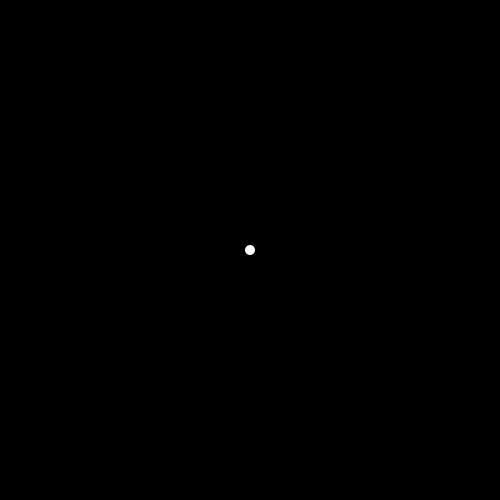
Frame 1 (no input)
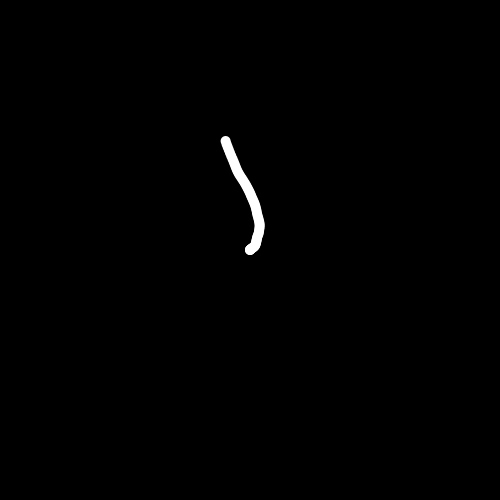
Frame 60 (the mouse pressed at the canvas centre just before this capture)
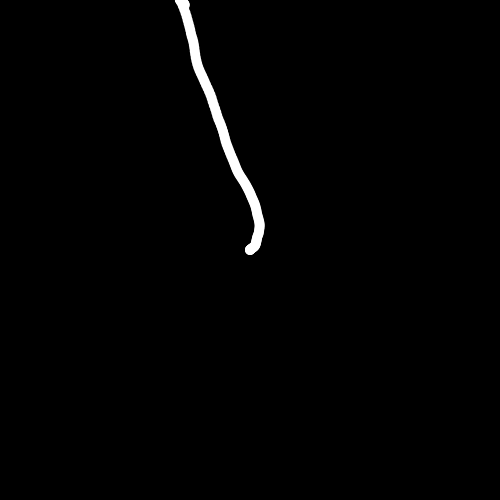
Frame 120 (the mouse held since frame 60 and released just before this capture)

The Processing sketch that drew these frames (run headless with seeded random() and noise(); from frame 60 on, the mouse is pressed at the canvas centre):

// Processing sketch: sketch3
// ── sketch3.pde
int weight=10;
Mover m;

void setup() {
  frameRate(30);
  size(500, 500);
  smooth();
  noStroke();
  background(0);
  fill(255);
  m = new Mover();
}

void draw() {
  m.update();

  pushMatrix();

  translate(250, 250);
  m.display();

  popMatrix();
}

void keyPressed() {
  if (key == CODED) {
    if (keyCode == UP) {
      weight++;
    } else if (keyCode == DOWN) {
      weight--;
    }
  } else {
    if(key == ' '){
      background(0);
    }
  }
}



class Mover {
  PVector x = new PVector(0, 0);
  PVector v = new PVector(0, 0);
  PVector a = new PVector(0, 0);
  PVector j = new PVector(0, 0);

  void update() {


    if (frameCount % 2 == 0 ) {
      a = new PVector(random(-0.2, 0.2), random(-0.2, 0.2));
    }

    if (x.x >= 250 || x.x <= -250 || x.y >= 250 || x.y <= -250) {
      v = PVector.mult(x, -0.001);
    }

    v.add(a);
    x.add(v);
  }

  void display() {
    ellipse(x.x, x.y, weight, weight);
  }
}
